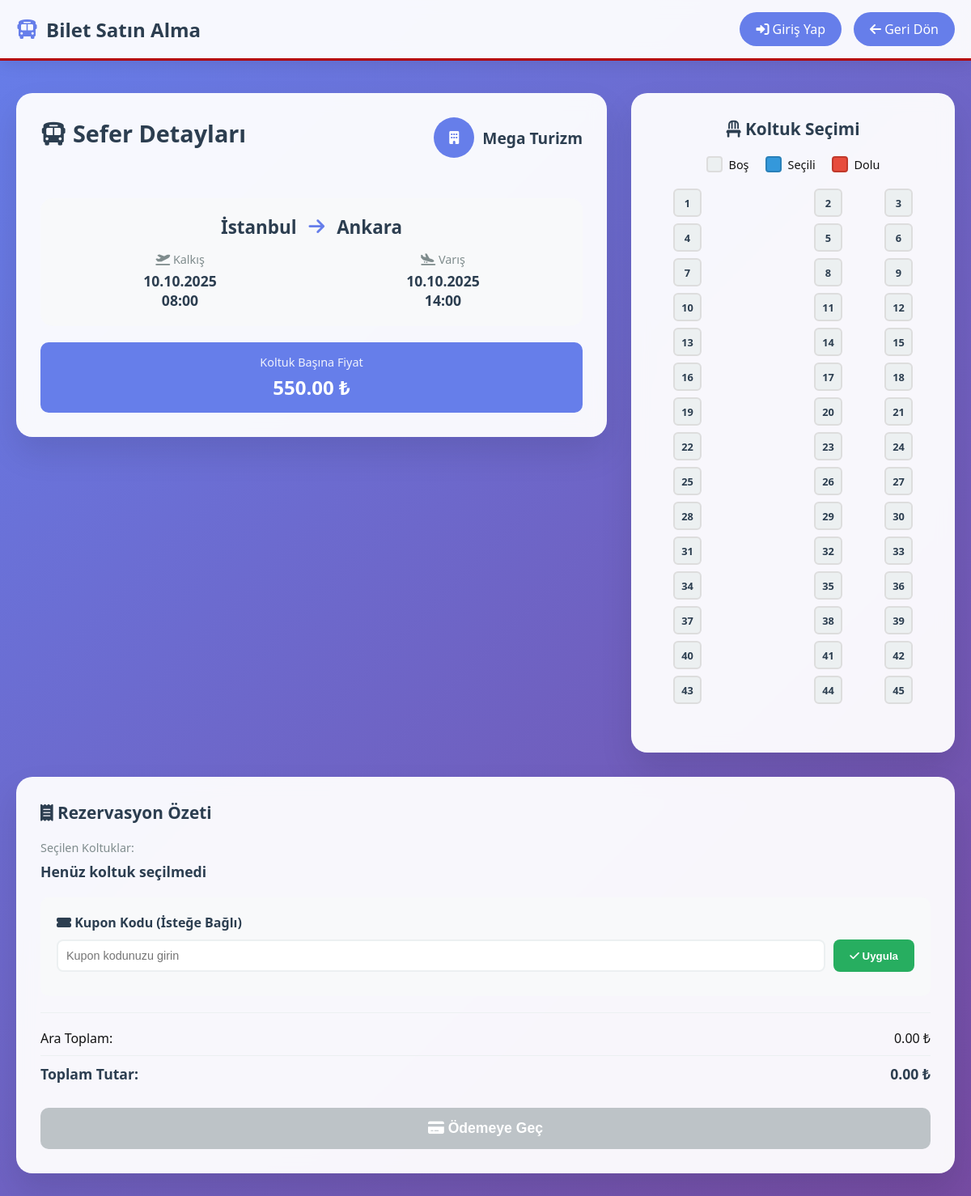
The app's page /sefer_detay.php?trip_id=TRP68fb83db17a0f with its own data.
### tables this page shows
CREATE TABLE Trips (
            id TEXT PRIMARY KEY,
            company_id TEXT NOT NULL,
            destination_city TEXT NOT NULL,   
            arrival_time DATETIME NOT NULL,
            departure_time DATETIME NOT NULL,
            departure_city TEXT NOT NULL,
            price REAL NOT NULL,
            capacity INT NOT NULL,
            created_date TIMESTAMP DEFAULT CURRENT_TIMESTAMP,
            FOREIGN KEY(company_id) REFERENCES Bus_Company(id) ON DELETE CASCADE
        );

CREATE TABLE Bus_Company (
            id TEXT PRIMARY KEY,
            name TEXT UNIQUE NOT NULL,
            logo_path TEXT,
            created_at TIMESTAMP DEFAULT CURRENT_TIMESTAMP
        );

### sefer_detay.php (the view, shortened to what this page needs)
<?php
$db = new PDO('sqlite:database.db');
$db->setAttribute(PDO::ATTR_ERRMODE, PDO::ERRMODE_EXCEPTION);
$trip_id = $_GET['trip_id'] ?? null;
try {
    $stmt_trip = $db->prepare("
        SELECT t.*, c.name AS company_name
        FROM Trips t
        JOIN Bus_Company c ON t.company_id = c.id
        WHERE t.id = :trip_id
    ");
    $stmt_trip->execute([':trip_id' => $trip_id]);
    $trip = $stmt_trip->fetch(PDO::FETCH_ASSOC);
    $stmt_seats = $db->prepare("
        SELECT bs.seat_number
        FROM Booked_Seats bs
        JOIN Tickets t ON bs.ticket_id = t.id
        WHERE t.trip_id = :trip_id AND t.status = 'active'
    ");
    $stmt_seats->execute([':trip_id' => $trip_id]);
    $booked_seats = $stmt_seats->fetchAll(PDO::FETCH_COLUMN);
} catch (PDOException $e) {
    die("Veritabanı hatası: " . $e->getMessage());
}
$total_seats = $trip['capacity'];
?>
<!DOCTYPE html>
<html lang="tr">
<head>
    <link rel="stylesheet" href="assets/style.css">
    <link href="https://cdnjs.cloudflare.com/ajax/libs/font-awesome/6.0.0/css/all.min.css" rel="stylesheet">
</head>
<body>
    <header class="header">
        <div class="header-content">
            <a href="index.php" class="logo">
                <i class="fas fa-bus"></i>
                Bilet Satın Alma
            </a>
            <div class="header-actions">
                <?php if (isset($_SESSION['user_role'])): ?>
                    <span style="color: #2c3e50;">
                        <i class="fas fa-user"></i>
                        <?= htmlspecialchars($_SESSION['username'] ?? 'Kullanıcı') ?>
                    </span>
                    <a href="my_account.php" class="header-btn">
                        <i class="fas fa-user-circle"></i> Hesabım
                    </a>
                <?php else: ?>
                    <a href="login.php" class="header-btn">
                        <i class="fas fa-sign-in-alt"></i> Giriş Yap
                    </a>
                <?php endif; ?>
                <a href="index.php" class="header-btn">
                    <i class="fas fa-arrow-left"></i> Geri Dön
                </a>
            </div>
        </div>
    </header>
    <div class="main-container">
        <div class="booking-container">
            <div class="trip-card">
                <div class="trip-header">
                    <h1 class="trip-title">
                        <i class="fas fa-bus"></i> Sefer Detayları
                    </h1>
                    <div class="company-info">
                        <div class="company-icon">
                            <i class="fas fa-building"></i>
                        </div>
                        <div class="company-name"><?= htmlspecialchars($trip['company_name']) ?></div>
                    </div>
                </div>
                <div class="route-section">
                    <div class="route-header">
                        <?= htmlspecialchars($trip['departure_city']) ?>
                        <i class="fas fa-arrow-right route-arrow"></i>
                        <?= htmlspecialchars($trip['destination_city']) ?>
                    </div>
                    <div class="trip-details-grid">
                        <div class="detail-item">
                            <div class="detail-label">
                                <i class="fas fa-plane-departure"></i> Kalkış
                            </div>
                            <div class="detail-value">
                                <?= date('d.m.Y', strtotime($trip['departure_time'])) ?><br>
                                <?= date('H:i', strtotime($trip['departure_time'])) ?>
                            </div>
                        </div>
                        <div class="detail-item">
                            <div class="detail-label">
                                <i class="fas fa-plane-arrival"></i> Varış
                            </div>
                            <div class="detail-value">
                                <?= date('d.m.Y', strtotime($trip['arrival_time'])) ?><br>
                                <?= date('H:i', strtotime($trip['arrival_time'])) ?>
                            </div>
                        </div>
                    </div>
                </div>
                <div class="price-highlight">
                    <div class="price-label">Koltuk Başına Fiyat</div>
                    <div class="price-amount"><?= number_format($trip['price'], 2) ?> ₺</div>
                </div>
            </div>
            <div class="seat-card">
                <h2 class="seat-title">
                    <i class="fas fa-chair"></i> Koltuk Seçimi
                </h2>
                <div class="seat-legend">
                    <div class="legend-item">
                        <div class="legend-seat empty"></div>
                        <span>Boş</span>
                    </div>
                    <div class="legend-item">
                        <div class="legend-seat selected"></div>
                        <span>Seçili</span>
                    </div>
                    <div class="legend-item">
                        <div class="legend-seat booked"></div>
                        <span>Dolu</span>
                    </div>
                </div>
                <form id="booking-form" action="payment.php" method="POST">
                    <div class="seat-map">
                        <?php
                        $seat_number = 1;
                        while ($seat_number <= $total_seats) {
                            $is_booked = in_array($seat_number, $booked_seats);
                            echo '<div class="seat ' . ($is_booked ? 'booked' : 'empty') . '" data-seat-number="' . $seat_number . '">' . $seat_number . '</div>';
                            $seat_number++;
                            echo '<div class="aisle-space"></div>';
                            for ($i = 0; $i < 2; $i++) {
                                if ($seat_number <= $total_seats) {
                                    $is_booked = in_array($seat_number, $booked_seats);
                                    echo '<div class="seat ' . ($is_booked ? 'booked' : 'empty') . '" data-seat-number="' . $seat_number . '">' . $seat_number . '</div>';
                                    $seat_number++;
                                } else {
                                    echo '<div class="aisle-space"></div>';
                                }
                            }
                        }
                        ?>
                    </div>
                </form>
            </div>
        </div>
        <div class="booking-summary">
            <h3 class="summary-title">
                <i class="fas fa-receipt"></i> Rezervasyon Özeti
            </h3>
            <div class="selected-seats">
                <div class="selected-seats-label">Seçilen Koltuklar:</div>
                <div class="selected-seats-list" id="selected-seats-display">Henüz koltuk seçilmedi</div>
            </div>
            <div class="coupon-section">
                <label class="coupon-label" for="coupon_code">
                    <i class="fas fa-ticket-alt"></i> Kupon Kodu (İsteğe Bağlı)
                </label>
                <div class="coupon-input-group">
                    <input type="text" name="coupon_code" id="coupon_code" class="coupon-input" placeholder="Kupon kodunuzu girin">
                    <button type="button" id="apply-coupon" class="coupon-btn">
                        <i class="fas fa-check"></i> Uygula
                    </button>
                </div>
            </div>
            <div class="price-breakdown">
                <div class="price-line">
                    <span>Ara Toplam:</span>
                    <span id="total-price-display">0.00 ₺</span>
                </div>
                <div class="price-line total">
                    <span>Toplam Tutar:</span>
                    <span id="discounted-total">0.00 ₺</span>
                </div>
            </div>
            <button class="payment-btn" type="submit" form="booking-form" id="submit-button" disabled>
                <i class="fas fa-credit-card"></i> Ödemeye Geç
            </button>
        </div>
    </div>
</body>
</html>

### assets/style.css (style rules this page uses)
body { font-family: 'Arial', sans-serif; margin: 0; padding: 0; background: linear-gradient(to right, #fff0f0, #ffeaea); color: #111; transition: all 0.3s ease; }
a { text-decoration: none; color: white; }
header { background-color: #FF0000; padding: 10px 20px; border-bottom: 3px solid #b30000; position: sticky; top: 0; z-index: 100; }
.trip-card { background: #fff0f0; border-radius: 12px; padding: 15px; box-shadow: 0 6px 15px rgba(0,0,0,0.1); transition: all 0.3s ease; }
.trip-header { display: flex; justify-content: space-between; font-weight: bold; margin-bottom: 10px; }
a { text-decoration: none; color: inherit; }

### records on screen
trips: company.name "Mega Turizm", departure_city "İstanbul", destination_city "Ankara", departure_time "10.10.2025", departure_time "08:00", arrival_time "10.10.2025", arrival_time "14:00", price "550.00"
